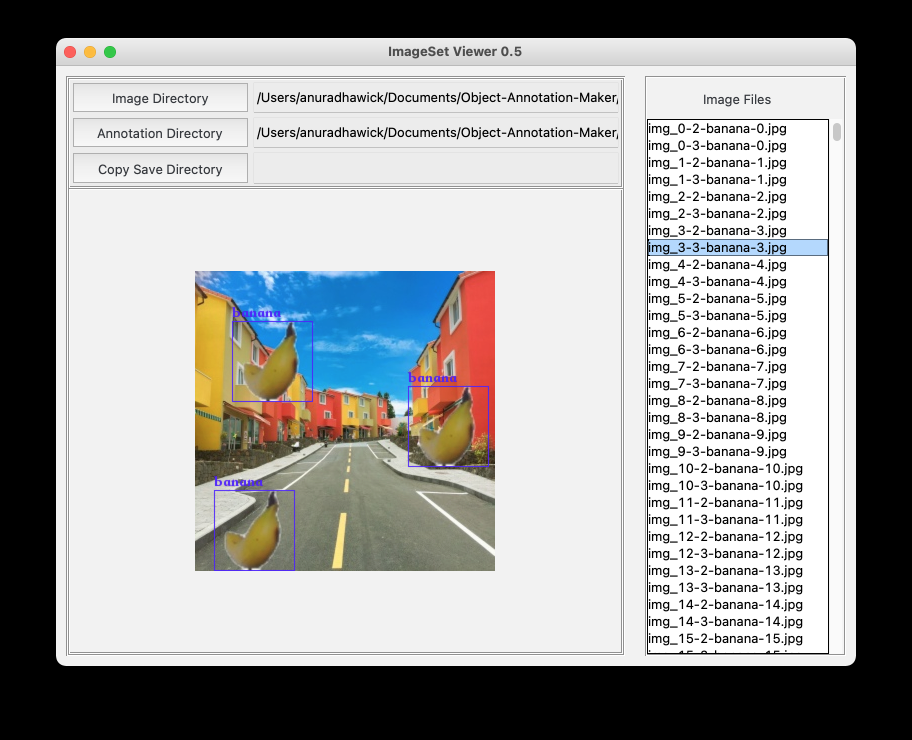
#> input picture sample.png, 1824 x 1480 px (shown at 1/2 size); its folder holds only this picture in this run
$ python -i utils.py   (imports and definitions only)
#> lines starting #> are read from the running program, lines starting #| are printed output that depends on the picture; after the words box and inside, x2 and y2 are one past the last pixel; in counts of white or black regions, pixels touching at a corner belong together
#> further down, picture is the input picture: shape (1480, 1824, 3); mean B, G, R 158.1, 158.5, 157.9
import cv2
import numpy as np
from glob import glob
import os
import random
import concurrent.futures
from tqdm import tqdm
from threading import Thread, Lock

mutex = Lock()

# following function code was adopted from
# https://stackoverflow.com/questions/63001988/how-to-remove-background-of-images-in-python
def remove_background(image):
    img = image
    # convert to graky
    gray = cv2.cvtColor(img, cv2.COLOR_BGR2GRAY)
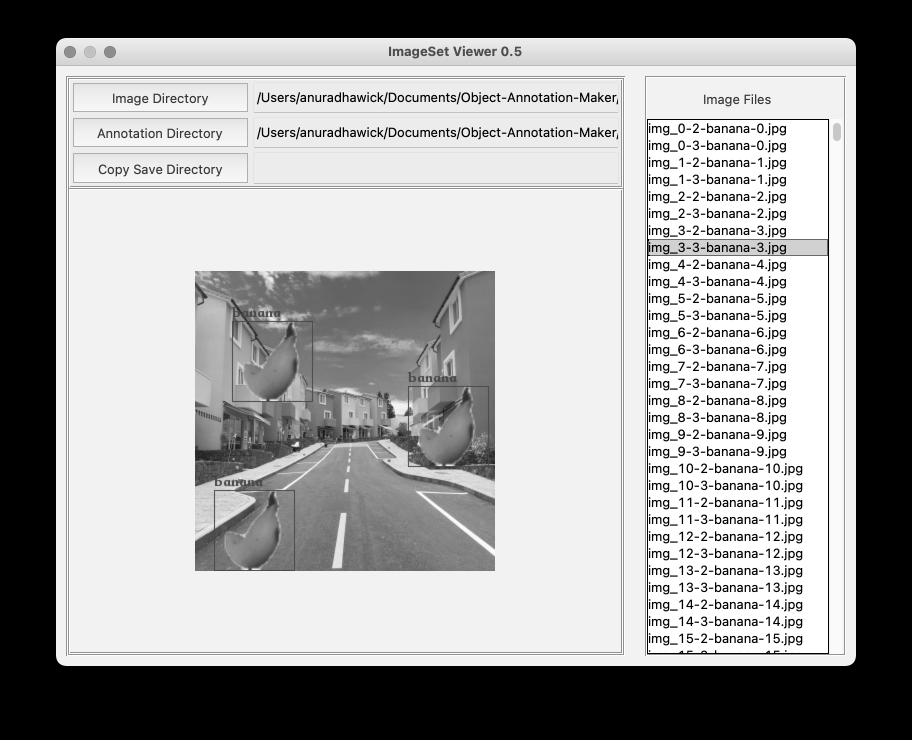
#> gray: shape (1480, 1824) (shown at 1/2 size); min 0, max 255, mean 158.2
    # threshold input image as mask
    mask = cv2.threshold(gray, 250, 255, cv2.THRESH_BINARY)[1]
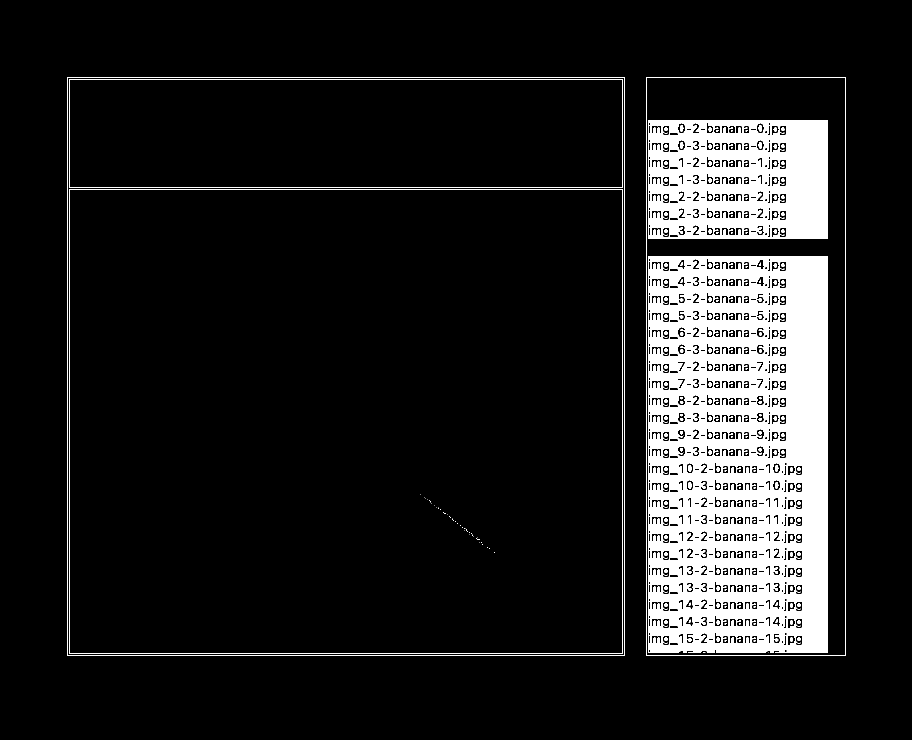
#> mask: shape (1480, 1824) (shown at 1/2 size); 12.2% white; 285 white regions (131 under 20 px), largest, box (x1, y1, x2, y2) and area: (1296, 512, 1656, 1306) 225354, (1296, 240, 1656, 478) 68135, (134, 154, 1250, 1312) 9080
    # negate mask
    mask = 255 - mask
    # apply morphology to remove isolated extraneous noise
    # use borderconstant of black since foreground touches the edges
    kernel = np.ones((3,3), np.uint8)
    mask = cv2.morphologyEx(mask, cv2.MORPH_OPEN, kernel)
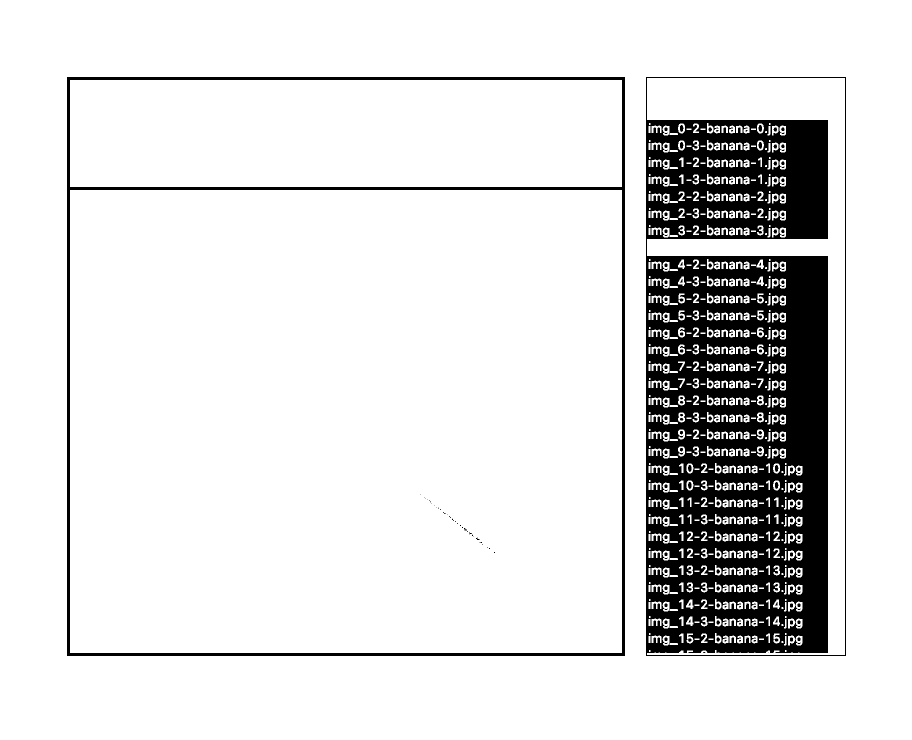
#> mask: shape (1480, 1824) (shown at 1/2 size); 87.3% white; 276 black regions (126 under 20 px), largest, box (x1, y1, x2, y2) and area: (1292, 154, 1692, 1312) 302395, (134, 154, 1250, 1312) 33768, (1517, 250, 1524, 264) 76
    mask = cv2.morphologyEx(mask, cv2.MORPH_CLOSE, kernel)
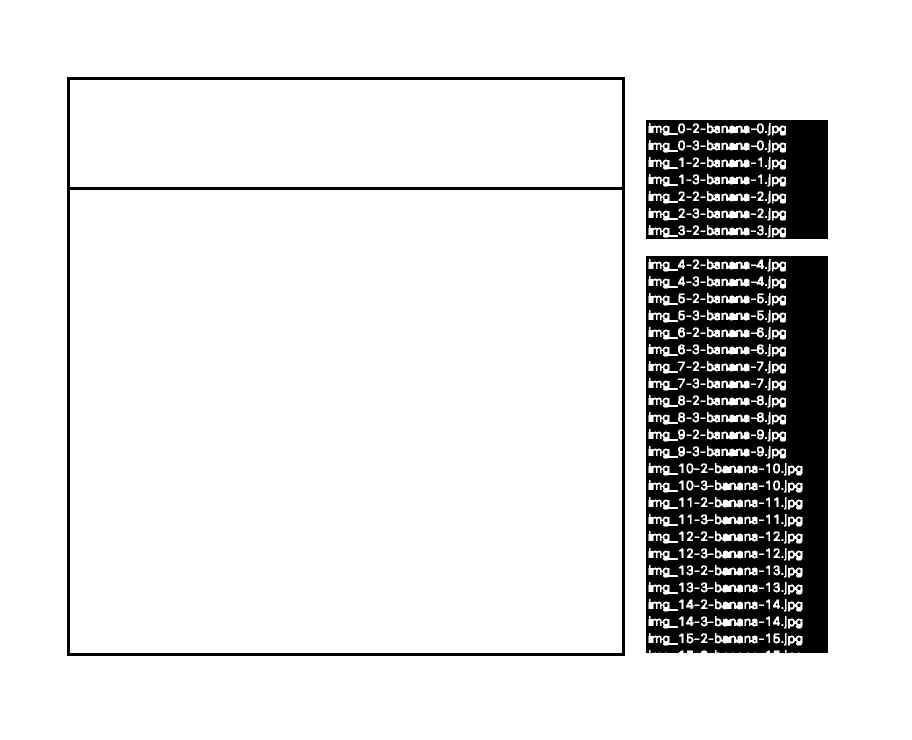
#> mask: shape (1480, 1824) (shown at 1/2 size); 87.7% white; 218 black regions (69 under 20 px), largest, box (x1, y1, x2, y2) and area: (1292, 512, 1656, 1306) 223812, (1292, 240, 1656, 478) 67750, (134, 154, 1250, 1312) 33768
    # anti-alias the mask -- blur then stretch
    # blur alpha channel
    mask = cv2.GaussianBlur(mask, (0,0), sigmaX=2, sigmaY=2, borderType = cv2.BORDER_DEFAULT)
    # linear stretch so that 127.5 goes to 0, but 255 stays 255
    mask = (2*(mask.astype(np.float32))-255.0).clip(0,255).astype(np.uint8)
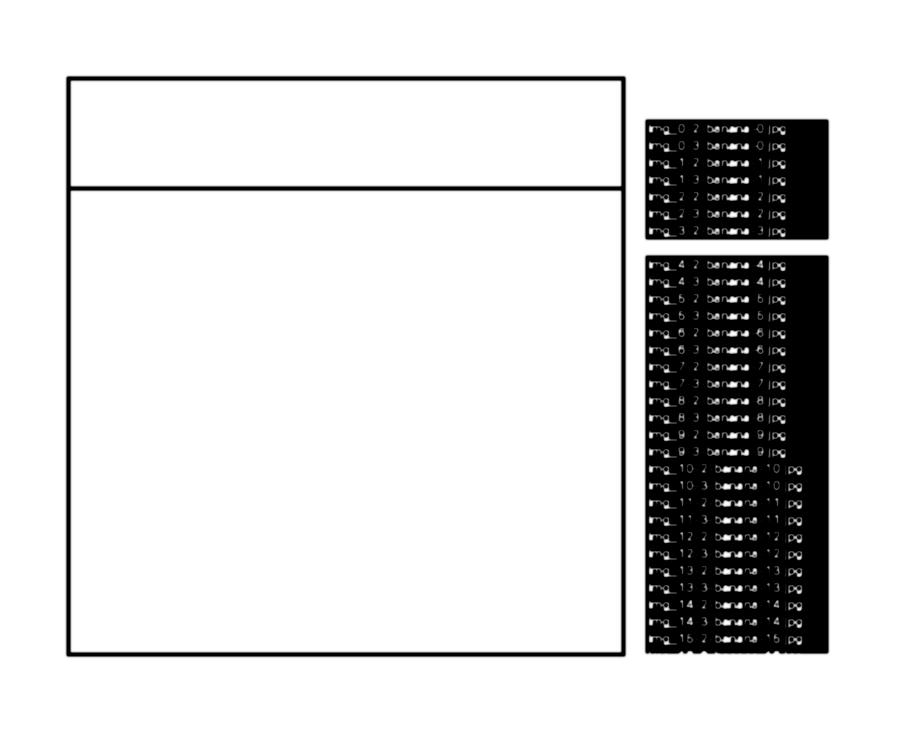
#> mask: shape (1480, 1824) (shown at 1/2 size); min 0, max 255, mean 216.9
    # put mask into alpha channel
    result = img.copy()
    result = cv2.cvtColor(result, cv2.COLOR_BGR2BGRA)
    result[:, :, 3] = mask
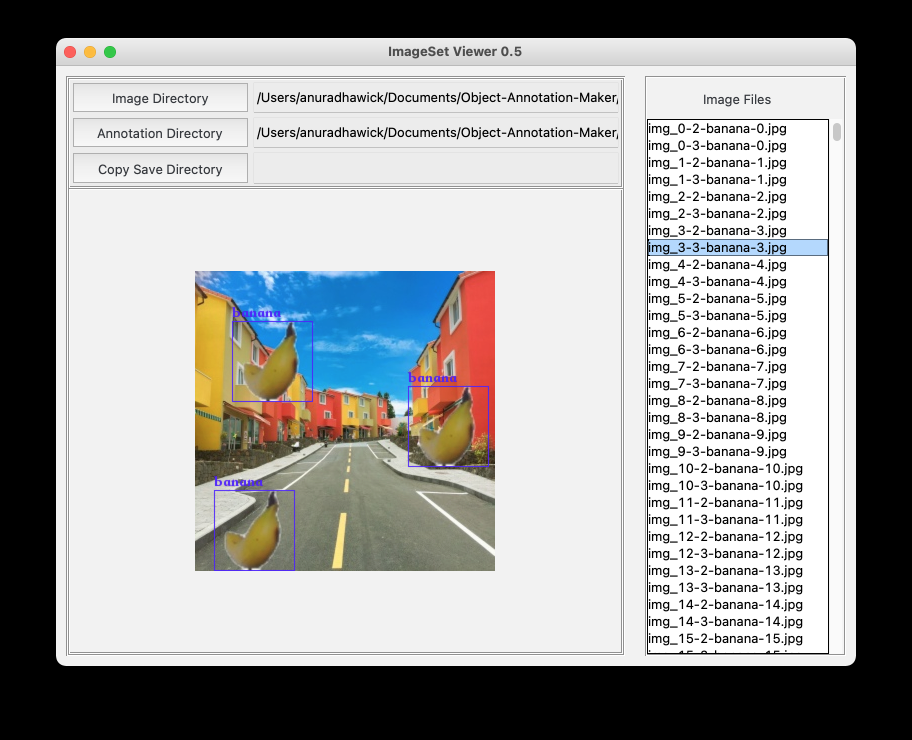
#> result: shape (1480, 1824, 4) (shown at 1/2 size); mean B, G, R, A 158.1, 158.5, 157.9, 216.9

    return result

# [14 lines left out: function resize_image, not called in this run]

def read_image(image_path):
    return cv2.imread(image_path, cv2.IMREAD_UNCHANGED)

# [116 lines left out: functions save_image, image_loader, overlay_image, get_voc_object, get_voc_xml, place_objects and 1 more, not called in this run]

>>> import cv2
>>> picture = cv2.imread('../sample.png')
>>> result = remove_background(picture)
